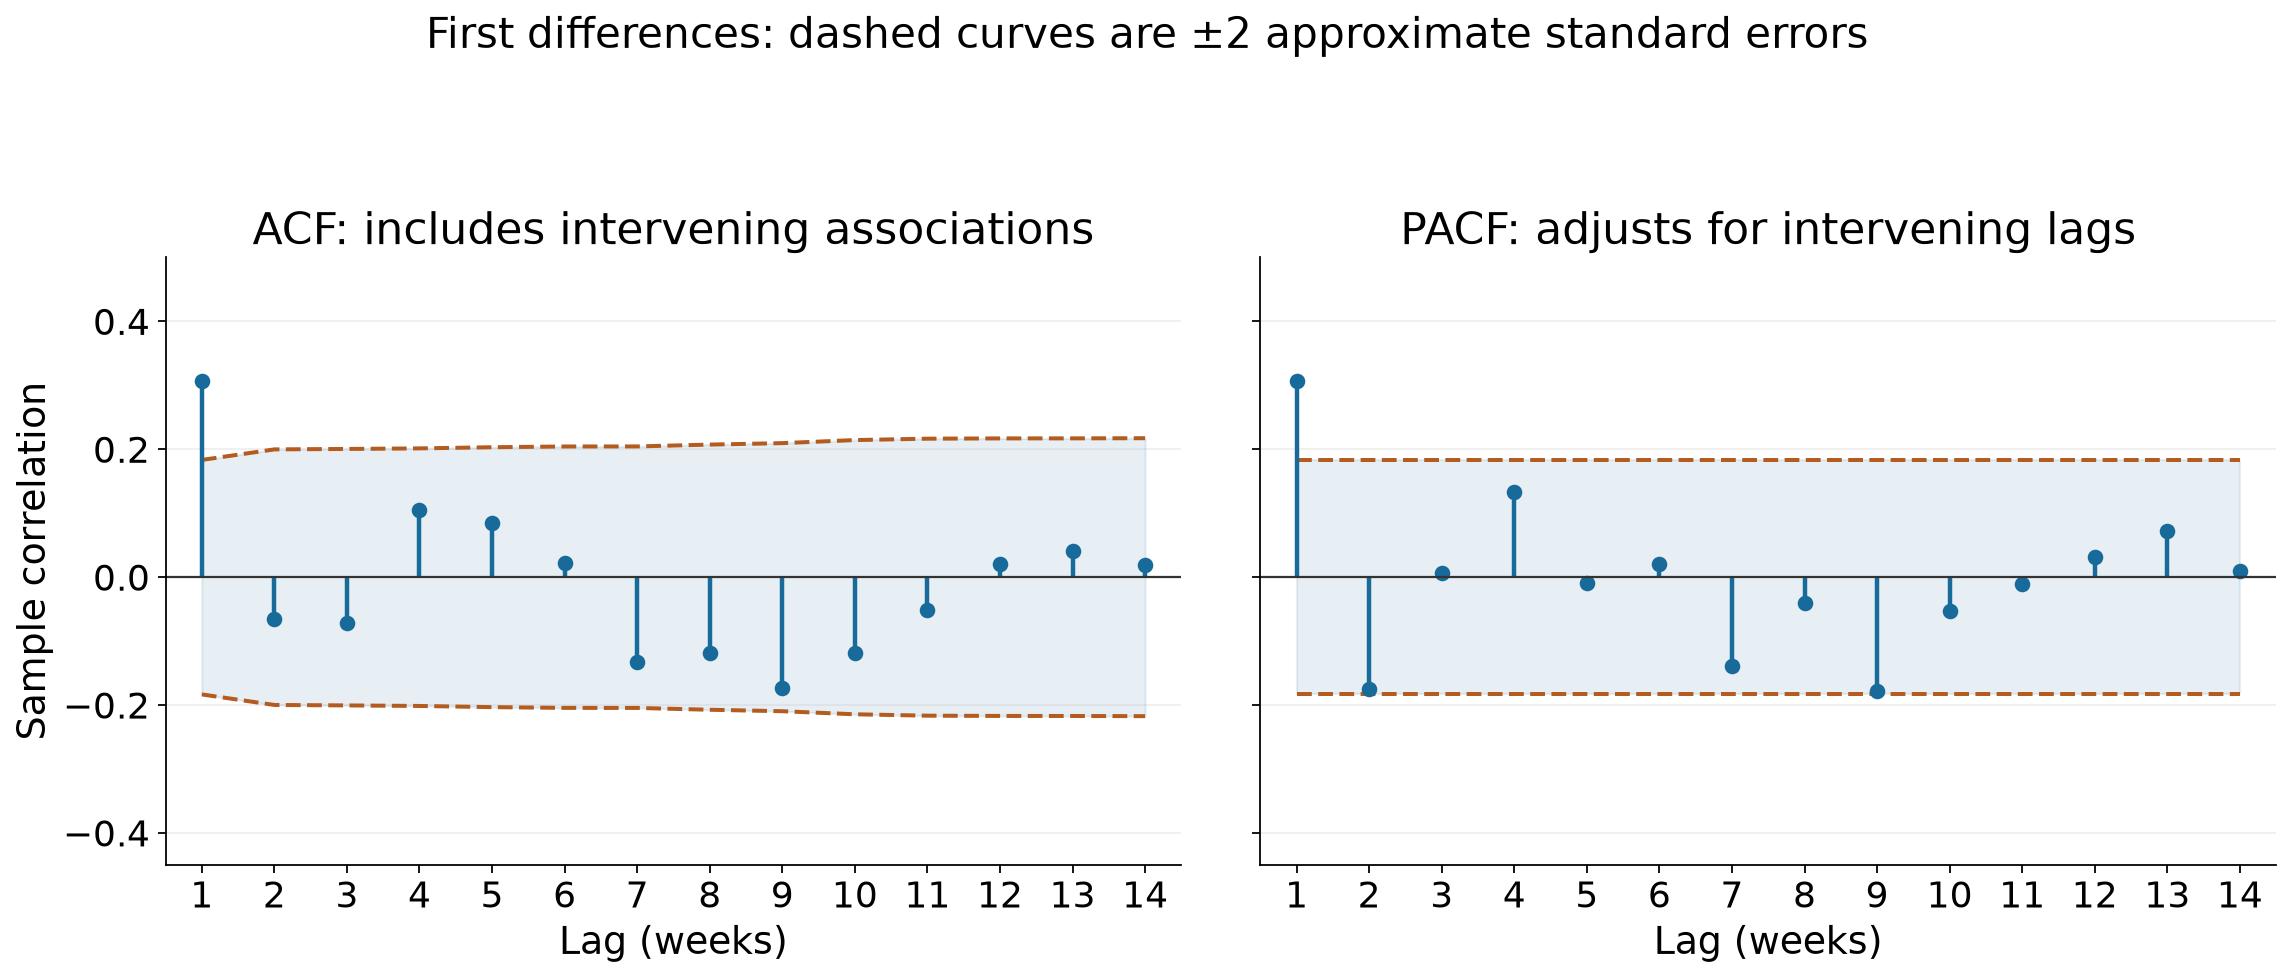

The script that saved this image:
import json
from pathlib import Path
import matplotlib
matplotlib.use('Agg')
import matplotlib.pyplot as plt
import numpy as np

base=Path(__file__).resolve().parent
raw=np.genfromtxt(base/'paper_towels.csv',delimiter=',',names=True)
x=np.diff(raw['sales_above_100000_in_10000_rolls'])
n=len(x)
c=x-x.mean()
lags=np.arange(1,15)
r=np.array([1.]+[float(c[k:]@c[:-k]/(c@c)) for k in lags])
pacf=[]
for k in lags:
    # Solve the Yule-Walker equations from the same full-sample ACF.
    matrix=r[np.abs(np.arange(k)[:,None]-np.arange(k)[None,:])]
    coefficients=np.linalg.solve(matrix,r[1:k+1])
    pacf.append(float(coefficients[-1]))
pacf=np.array(pacf)
acf_se=np.array([np.sqrt((1+2*np.sum(r[1:k]**2))/n) for k in lags])
pacf_se=1/np.sqrt(n)
result={'series':'First differences','n':n,'acf_convention':'One overall mean; full-sample sum of squared deviations in denominator','pacf_method':'Yule-Walker equations: last coefficient for each lag','pacf_reference_se':float(pacf_se),'pacf_two_se_limit':float(2*pacf_se),'pacf_limit_assumption':'Approximate pointwise reference for zero partial correlations beyond a finite cutoff; not a universal standard error','rows':[{'lag':int(k),'acf':float(r[k]),'acf_two_se_limit':float(2*s),'pacf':float(p),'pacf_outside_reference':bool(abs(p)>2*pacf_se)} for k,s,p in zip(lags,acf_se,pacf)]}
(base/'turn12_acf_pacf_results.json').write_text(json.dumps(result,indent=2)+'\n')
plt.rcParams.update({'font.size':16,'axes.titlesize':20,'axes.labelsize':17})
fig,axes=plt.subplots(1,2,figsize=(15,6.3),sharey=True)
for ax,values,bounds,title in [(axes[0],r[1:],2*acf_se,'ACF: includes intervening associations'),(axes[1],pacf,np.repeat(2*pacf_se,14),'PACF: adjusts for intervening lags')]:
    ax.fill_between(lags,-bounds,bounds,color='#176a9a',alpha=.10)
    ax.plot(lags,bounds,'--',color='#b45c20',lw=1.8)
    ax.plot(lags,-bounds,'--',color='#b45c20',lw=1.8)
    marker,stems,baseline=ax.stem(lags,values,basefmt=' ')
    plt.setp(marker,color='#176a9a',markersize=6)
    plt.setp(stems,color='#176a9a',linewidth=2)
    ax.axhline(0,color='#333333',lw=1)
    ax.set(title=title,xlabel='Lag (weeks)',xlim=(.5,14.5),ylim=(-.45,.5))
    ax.set_xticks(lags)
    ax.grid(axis='y',alpha=.2)
    ax.spines[['top','right']].set_visible(False)
axes[0].set_ylabel('Sample correlation')
fig.suptitle('First differences: dashed curves are ±2 approximate standard errors',fontsize=19,y=1.01)
fig.tight_layout(pad=2,w_pad=2)
fig.savefig(base/'turn12_acf_pacf.png',dpi=160,bbox_inches='tight')
plt.close(fig)
print(json.dumps(result,indent=2))
